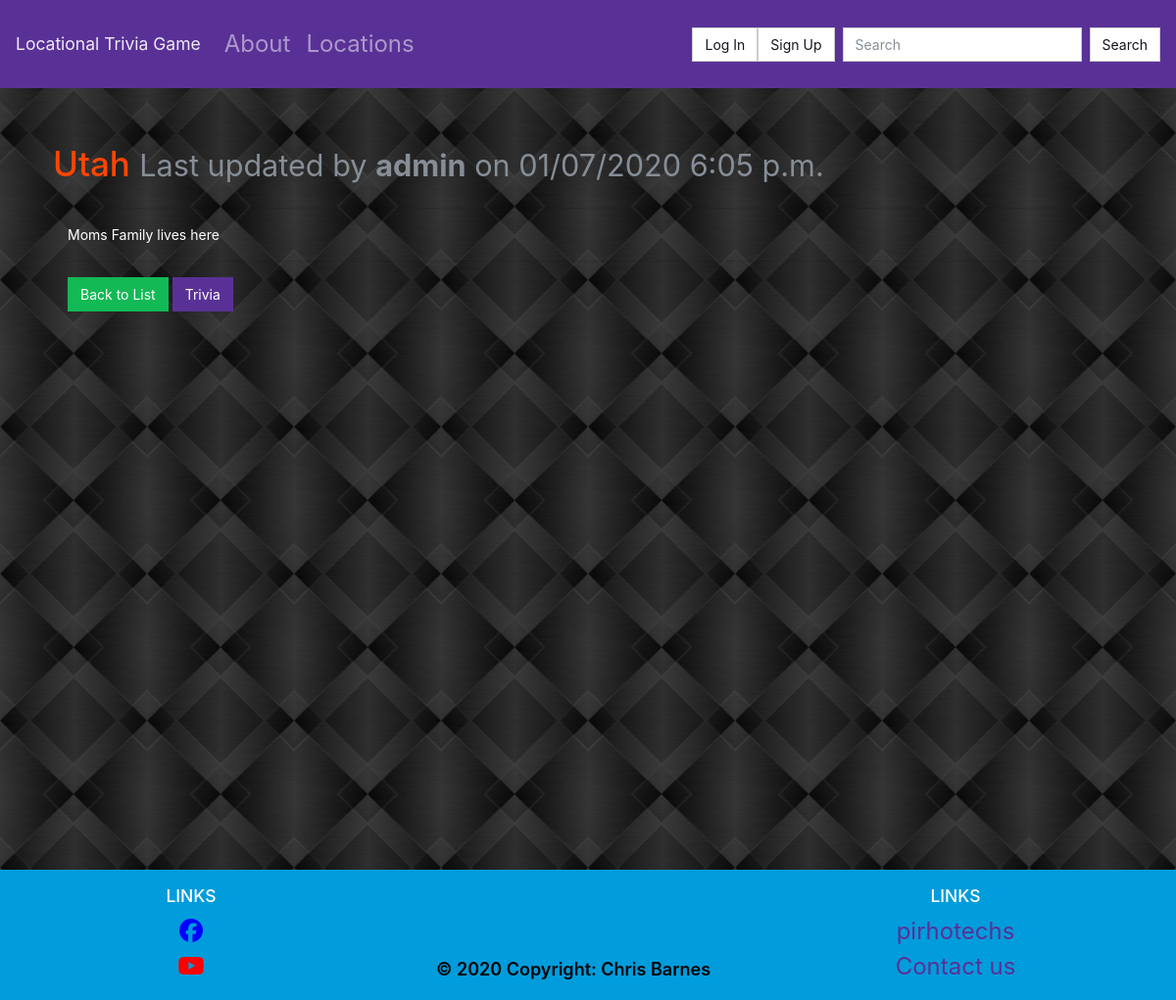
/locations/utah/, run on the app's committed database.
### locations/models.py (models this page shows, shortened)
class Page(models.Model):
    objects = models.Manager()
    slug = models.CharField(max_length=settings.PAGE_TITLE_MAX_LENGTH, blank=True, editable=False, help_text="Unique URL path to access this page. Generated by the system.")
    created = models.DateTimeField(auto_now_add=True, help_text="The date and time this page was created. Automatically generated when the model saves.")
    modified = models.DateTimeField(auto_now=True, help_text="The date and time this page was updated. Automatically generated when the model updates.")
    title = models.CharField(max_length=settings.PAGE_TITLE_MAX_LENGTH, unique=True, default="Title of your page.")
    author = models.ForeignKey(User, on_delete=models.PROTECT, help_text="The user that posted this article.")
    content = models.TextField(default="Write the content of your page here.")

### locations/views.py (the view)
# urls.py: path('<str:slug>/', PageDetailView.as_view(), name='details-page'),
class PageDetailView(DetailView):
    model = Page
    template_name = 'locations/page.html'

### locations/templates/locations/page.html (shortened to what this page needs)
{% extends "base.html" %}
{% block content %}
  <div class="row">
    <div class="col m-4">
        <div class="row">
            <h1>
                {{ page.title }}
                <small class="text-muted">Last updated by <b>{{ page.author.username }}</b> on {{ page.modified|date:"SHORT_DATETIME_FORMAT" }} </small>
            </h1>
        </div>
        <hr>
        <p>{{ page.content|linebreaksbr }}</p>
        <hr>
        <a href="{% url 'list-page' %}" class="btn btn-success">Back to List</a>
        <a href="{% url 'trivia' slug=page.slug %}" class="btn btn-primary">Trivia</a>
    </div>
  </div>
{% endblock %}

### static/style.css (style rules this page uses)
body { background: lightgrey url("images/background.jpg") center; }
h1 { color: orangered; }
h2, h3, h4, p { color: white; }

### data on the page
Page: title "Utah", author.username "admin", modified "01/07/2020 6:05 p.m.", content "Moms Family lives here"
